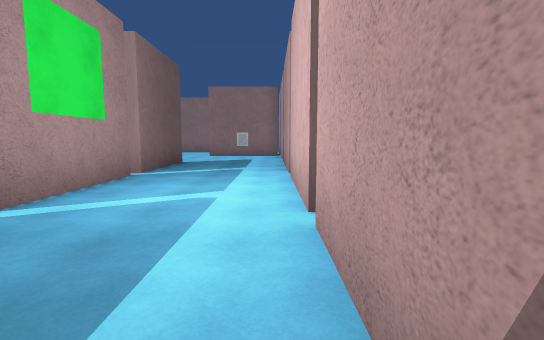
View 1 (above)

17 first-person views from a walk through a scene from a Unity 3-D project. The camera is 1.5 m above the floor, tilts 6° down and sees 85° across. The floor is counted in squares, 2 m on a side. Each view is taken from the middle of a square. On the plan, view 1 faces up. The plan holds only what a view shows up to about 10 squares ahead; the rest is blank. The player character is not drawn. Some surface patterns are stand-ins.

View 2
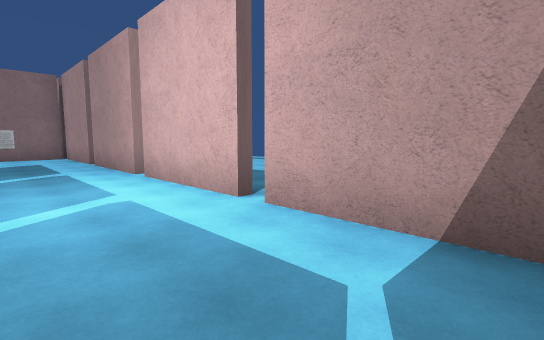

View 3
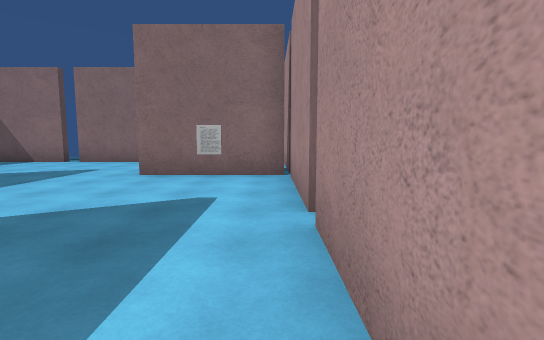

View 4
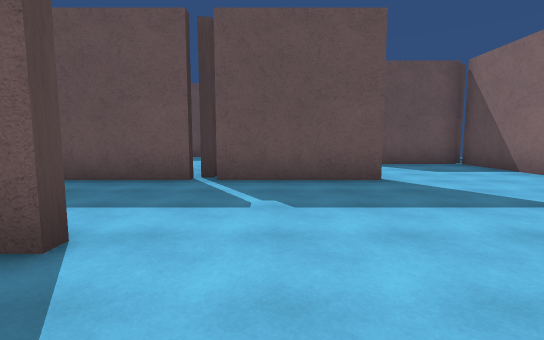

View 5
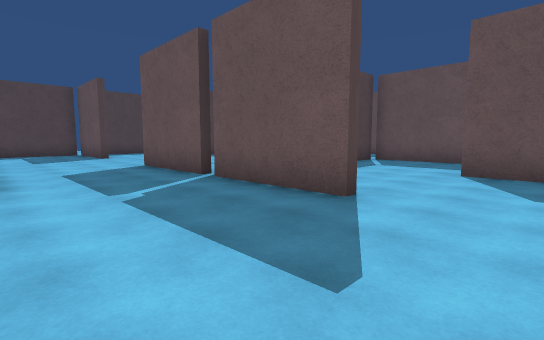

View 6
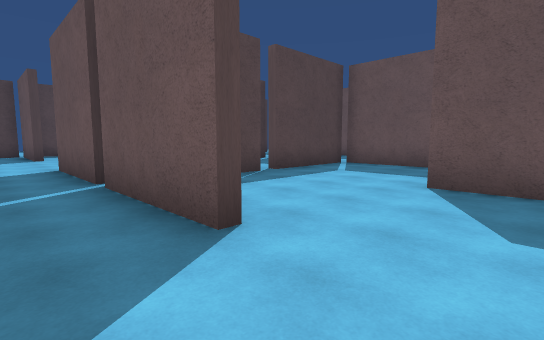

View 7
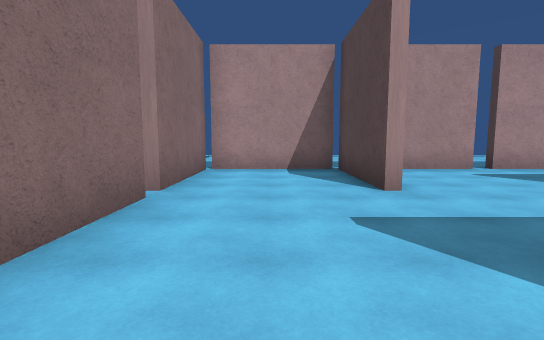

View 8
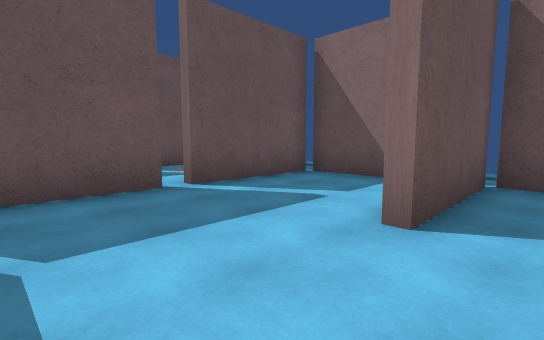

View 9
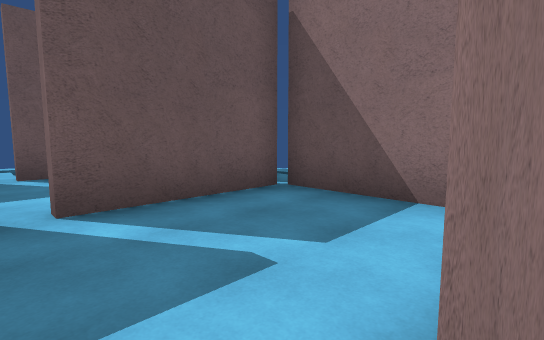

View 10
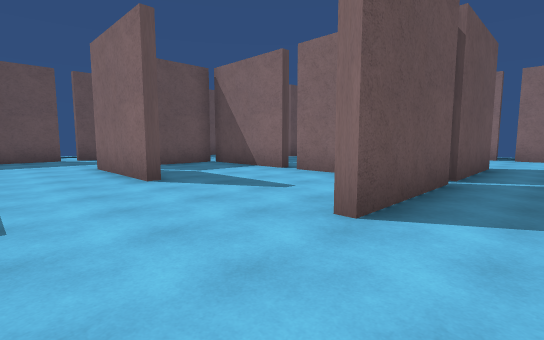

View 11
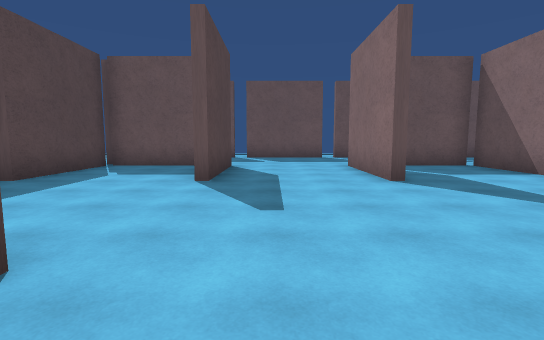

View 12
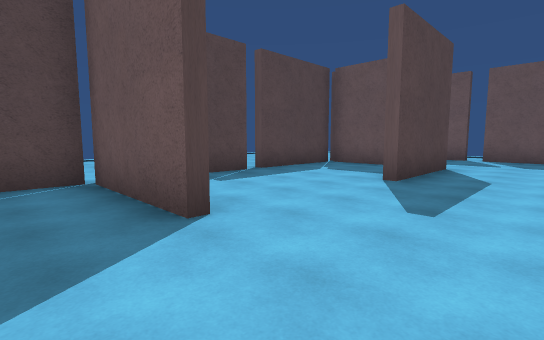

View 13
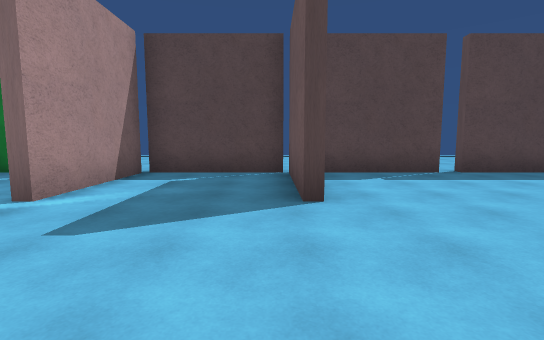

View 14
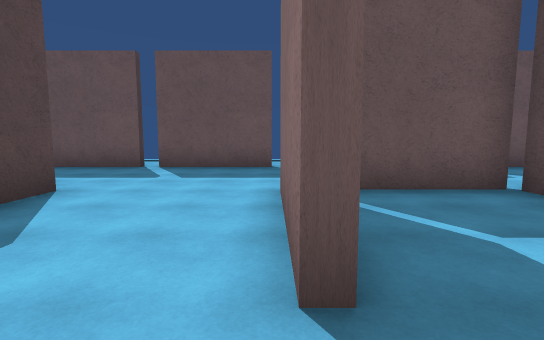

View 15
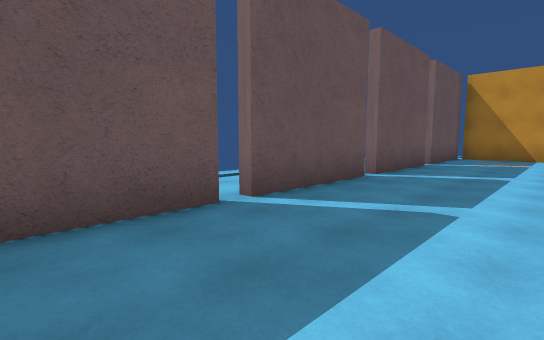

View 16
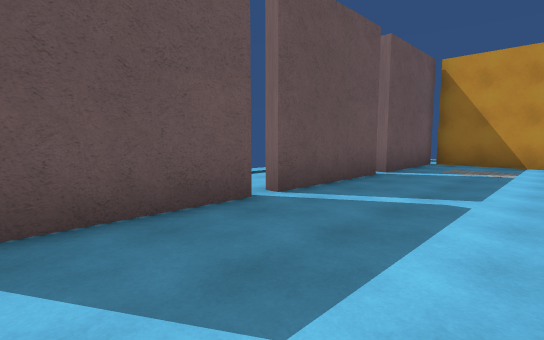

View 17
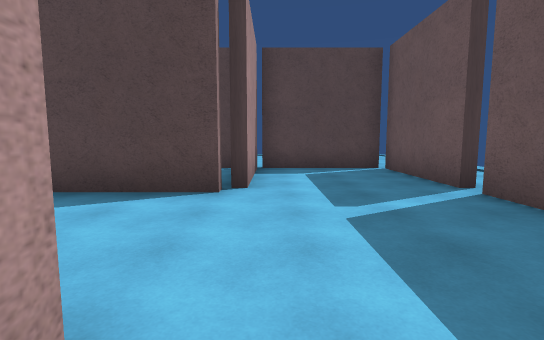

### Floor plan
Points are (right, up) in squares from view 1. A wall is a line through its corners. A room is listed if a view was taken in it or the views show most of it. See-through windows are left out.
Room 1 (views 1, 2, 3, 4, 5, 6, 7, 8, 9)
walls: (-2.9, 9.6) (-2.9, 6.5); (-2.8, 13.4) (0.4, 13.4) (0.4, 16.6) (-2.8, 16.6); (-6.4, 9.6) (-6.4, 6.5); (-6.4, 13) (-6.4, 9.9); (0.4, 9.9) (0.4, 13.1) (-2.8, 13.1); (-2.9, 6) (-2.9, 3); (-3.2, 16.6) (-6.2, 16.6); (-9.8, 9.9) (-9.1, 9.9); (-6.6, 16.6) (-9.9, 16.6) (-9.9, 13.5) (-10.2, 13.5); (0.4, 6.4) (0.4, 9.5); (-10.9, 16.6) (-13.4, 16.6) (-13.4, 13.4); (0.4, 2.9) (0.4, 6); (-13.4, 13) (-13.4, 9.9) (-10.2, 9.9); (0.4, 0) (0.4, 2.5)
ways out: opening at (-10, 10) to room 2; opening at (-4.5, 6.5) to room 2; gap at (-3, 3) to room 2; gap at (-6.5, 17); gap at (-3, 6); gap at (1, 3); gap at (1, 10)
Room 2 (views 10, 11, 12, 13, 14)
walls: (-10.3, 6.5) (-10.3, 6.1) (-13.2, 6.1); (-6.4, 2.5) (-6.4, -0.6) (-3.1, -0.6) (-3.1, 2.5); (-13.4, 2.9) (-10.2, 2.9); (-9.9, -0.6) (-7.1, -0.6); (-13.4, 1.9) (-13.4, -0.6) (-10.2, -0.6); (-8.6, 9.6) (-9.8, 9.6); (-10.2, 9.6) (-13.4, 9.6) (-13.4, 7.2)
ways out: opening at (-10, 10) to room 1; opening at (-4.5, 6.5) to room 1; gap at (-3, 3) to room 1; opening at (-13.5, 4.5) to room 3; opening at (-10, -1)
Room 3 (views 15, 16, 17)
walls: (-16.9, 9.6) (-16.9, 6.5); (-16.9, 6) (-16.9, 2.9); (-16.9, 13) (-16.9, 10); (-16.9, 2.6) (-16.9, -0.6) (-13.6, -0.6) (-13.6, 2.4); (-14.4, 16.6) (-16.9, 16.6) (-16.9, 13.4)
ways out: opening at (-13.5, 4.5) to room 2; gap at (-17, 3); gap at (-17, 6); gap at (-17, 10); gap at (-17, 13)

Positions as (right, up) in squares from view 1, and headings:
1: (0, 0), facing up
2: (-2, 0), facing up-right
3: (0, 7), facing up
4: (-1, 11), facing left
5: (-3, 15), facing down-left
6: (-5, 15), facing down-left
7: (-7, 15), facing right
8: (-9, 11), facing up-left
9: (-10, 13), facing up-left
10: (-5, 4), facing up-left
11: (-5, 4), facing left
12: (-5, 5), facing down-left
13: (-6, 6), facing down
14: (-9, 6), facing left
15: (-14, 4), facing up-left
16: (-14, 7), facing up-left
17: (-14, 7), facing down
